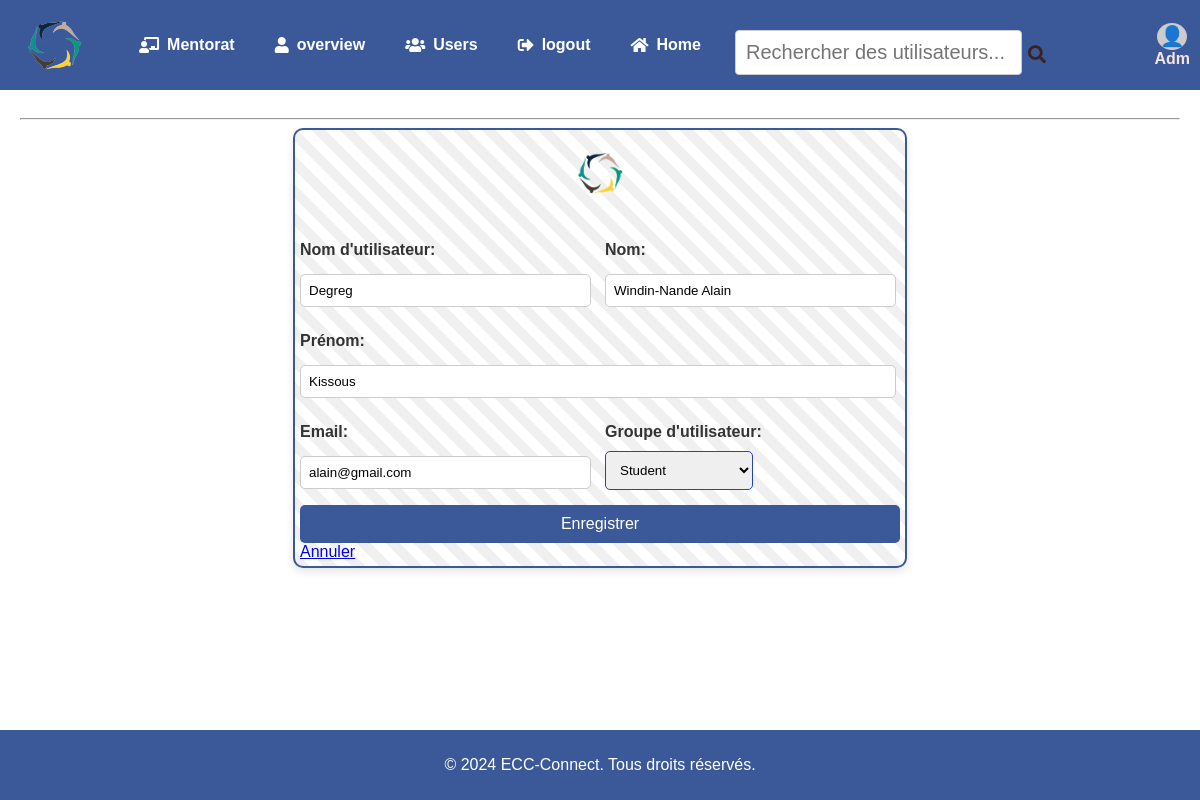
Screenshot of /user/edit/Degreg/ (signed in) with the database file from the repository.
### network/models.py (models this page shows, shortened)
class User(AbstractUser):
    profile_pic = models.ImageField(upload_to='profile_pic/', blank=True, null=True)
    bio = models.TextField(max_length=160, blank=True, null=True)
    cover = models.ImageField(upload_to='covers/', blank=True, null=True)
    user_group = models.CharField(max_length=10,blank=True, null=True)  # Alumni ou Eleve
    nationality = models.CharField(max_length=100, blank=True, null=True)
    promotion = models.CharField(max_length=10, blank=True, null=True)
    graduation_date = models.DateField(blank=True, null=True)
    phone_number = models.CharField(max_length=15, blank=True, null=True)
    major = models.CharField(max_length=50, choices=[
        ('Aide à la Décision', 'Aide à la Décision'),
        ('Énergie', 'Énergie'),
        ('Matériau', 'Matériau'),
        ('Industrie', 'Industrie')
    ], blank=True, null=True)
    option = models.CharField(max_length=50, choices=[
        ('Génie Industriel', 'Génie Industriel'),
        ('Data Science et Digitalisation', 'Data Science et Digitalisation'),
        ('Énergie', 'Énergie')
    ], blank=True, null=True)
    filiere = models.CharField(max_length=100, choices=[
        ('Industrie 4.0', 'Industrie 4.0'),
        ('Ingénierie des Systèmes Complexes', 'Ingénierie des Systèmes Complexes'),
        ('Entreprendre en Afrique', 'Entreprendre en Afrique')
    ], blank=True, null=True)
    email = models.EmailField(blank=True, null=True)
    mentoring_1A = models.BooleanField(default=False)
    mentoring_2A = models.BooleanField(default=False)
    mentoring_3A = models.BooleanField(default=False)
    linkedin = models.URLField(blank=True, null=True)
    other_links = models.URLField(blank=True, null=True)

### network/views.py (the view)
# urls.py: path('user/edit/<str:username>/', views.edit_user, name='edit_user'),
@user_passes_test(admin_required)
def edit_user(request, username):
    user = get_object_or_404(User, username=username)
    if request.method == 'POST':
        form = EditUserForm(request.POST, instance=user)
        if form.is_valid():
            form.save()
            messages.success(request, 'Informations de l\'utilisateur mises à jour avec succès!')
            return redirect('users_list')  # Redirection vers la vue users_list après mise à jour
    else:
        form = EditUserForm(instance=user)
    return render(request, 'network/edit_user.html', {'form': form, 'profile_user': user})

### network/forms.py
class EditUserForm(forms.ModelForm):
    USER_GROUP_CHOICES = [
        ('student', 'Student'),
        ('alumni', 'Alumni'),
    ]
    user_group = forms.ChoiceField(choices=USER_GROUP_CHOICES, widget=forms.Select(attrs={'class': 'config-form-input'}))
    class Meta:
        model = User
        fields = ['username', 'first_name', 'last_name', 'user_group', 'email']
        widgets = {
            'username': forms.TextInput(attrs={'class': 'config-form-input'}),
            'first_name': forms.TextInput(attrs={'class': 'config-form-input'}),
            'last_name': forms.TextInput(attrs={'class': 'config-form-input'}),
            'email': forms.EmailInput(attrs={'class': 'config-form-input'}),
        }

### network/views.py (called while the page is built)
def admin_required(user):
    return user.is_superuser

### network/templates/network/edit_user.html (shortened to what this page needs)
{% extends "network/indexx.html" %}
{% load static %}
{% block content %}
<div class="regist-container">
    <img src="{% static 'network/Images/B.png' %}" alt="Logo" class="regist-logo">
    <form method="post">
        <div class="regist-row">
            <div class="regist-form-group">
                <label for="id_username">Nom d'utilisateur:</label>
                {{ form.username }}
            </div>
            <div class="regist-form-group">
                <label for="id_last_name">Nom:</label>
                {{ form.last_name }}
            </div>
        </div>
        <div class="regist-row">
            <div class="regist-form-group">
                <label for="id_first_name">Prénom:</label>
                {{ form.first_name }}
            </div>
        </div>
        <div class="regist-row">
            <div class="regist-form-group">
                <label for="id_email">Email:</label>
                {{ form.email }}
            </div>
            <div class="regist-form-group">
                <label for="id_user_group">Groupe d'utilisateur:</label>
                {{ form.user_group }}
            </div>
        </div>
        <button type="submit" class="regist-submit">Enregistrer</button>
        <a href="{% url 'full_profile' profile_user.username %}" class="regist-cancel">Annuler</a>
    </form>
</div>
{% endblock %}

### network/templates/network/indexx.html (shortened to what this page needs)
{% load static %}
<!DOCTYPE html>
<html lang="fr">
<head>
    <link rel="stylesheet" href="{% static 'network/styles.css' %}">
    <link rel="stylesheet" href="https://cdnjs.cloudflare.com/ajax/libs/font-awesome/5.15.4/css/all.min.css">
</head>
<body>
    <header>
        {% if user.is_authenticated %}
        <div class="logo-container">
            <img src="{% static 'network/Images/B.png' %}" alt="Logo" class="logo">
        </div>
        <ul class="nav-head">
            <ul class="menu">
                <li><a href="{% url 'mentoring' %}"><i class="fas fa-chalkboard-teacher"></i> Mentorat</a></li>
                <li><a href="{% url 'overview' %}"><i class="fas fa-user"></i>overview</a></li>
                <li><a href="{% url 'users_list' %}"><i class="fas fa-users"></i>Users</a></li>
                <li><a href="{% url 'logout' %}"><i class="fas fa-sign-out-alt"></i> logout</a></li>
                <li><a href="{% url 'indexx' %}"><i class="fas fa-home"></i> Home</a></li>
            </ul>
            <li class="nav-item search-container">
                <form method="GET" action="{% url 'search' %}" class="search-form">
                    <div class="search-div">
                        <input type="text" name="q" id="search-input" placeholder="Rechercher des utilisateurs..." aria-label="Recherche des utilisateurs" class="search-input">
                        <button type="submit" class="search-icon"><i class="fas fa-search"></i></button>
                    </div>
                </form>
            </li>
            {% endif %}
            {% if user.is_authenticated %}
            <li class="nav-profile">
                <a href="{% url 'profile_view' %}" class="nav-link">
                    <div class="profile-info">
                        {% if user.profile_pic %}
                            <img src="{{ user.profile_pic.url }}" alt="{{ user.username }}" class="profile-pic">
                        {% else %}
                            <div class="profile-icon">👤</div>
                        {% endif %}
                        <span class="username">{{ user.username }}</span>
                    </div>
                </a>
            </li>
            {% endif %}
        </ul>
    </header>
    <div class="container">
        <main class="main-content" id="main-content">
            <hr>
            <div id="dynamic-content">
                {% block content %}
                {% endblock %}
            </div>
        </main>
    </div>
    <footer>
        <p>&copy; 2024  ECC-Connect. Tous droits réservés.</p>
    </footer>
</body>
</html>

### network/static/network/styles.css (style rules this page uses)
html, body { margin: 0; padding: 0; font-family: Arial, sans-serif; height: 100%; }
body { display: flex; flex-direction: column; min-height: 100vh; margin: 0; background-image: url('/static/network/Images/ECC-bg.png'); background-size: cover; background-repeat: no-repeat; }
.main-content { flex: 1; padding: 20px; box-sizing: border-box; overflow-y: auto; }
header { background-color: #3b5998; display: flex; justify-content: space-between; align-items: center; color: white; }
.container { display: flex; height: calc(100vh - 60px); }
footer { background-color: #3b5998; color: white; text-align: center; padding: 10px 0; width: 100%; position: relative; bottom: 0; left: 0; display: none; }
.logo-container { display: flex; flex-direction: column; align-items: center; margin-bottom: 0; overflow: hidden; }
.logo { width: 120px; height: 90px; object-fit: cover; margin: 0; }
main { flex: 1; }
.nav-head { list-style: none; margin: 0; padding: 0; display: flex; align-items: center; width: 100%; justify-content: space-between; height: 45px; background-color: #3b5998; }
.menu { list-style: none; display: flex; margin: 0; padding: 0; transition: all 0.3s ease; height: 100%; }
.menu li { margin-left: 20px; }
.menu a { color: white; text-decoration: none; font-weight: bold; display: flex; align-items: center; height: 100%; padding: 0 10px; font-size: 1rem; }
.menu a i { margin-right: 8px; font-size: 16px; }
.search-container { flex: 1; margin-left: 20px; height: 100%; display: flex; align-items: center; }
.search-form { display: flex; align-items: center; height: 100%; }
.search-div { display: flex; border-radius: 5px; padding: 4px; }
.search-input { border: none; outline: none; padding: 5px; font-size: 20px; }
.search-icon { background: none; border: none; cursor: pointer; font-size: 18px; color: #3d2121; }
.nav-profile { list-style: none; margin: 0; padding: 0; height: 100%; }
.nav-link { display: flex; align-items: center; text-decoration: none; padding: 0 10px; color: #b68282; height: 100%; transition: background-color 0.3s ease; }
.profile-info { display: flex; flex-direction: column; align-items: center; justify-content: center; height: 100%; }
.profile-icon { width: 30px; height: 30px; border-radius: 50%; background-color: #ccc; display: flex; align-items: center; justify-content: center; font-size: 20px; margin-bottom: 0; }
.username { font-size: 16px; font-weight: bold; color: #f6e2e2; }
form { margin-top: 20px; }
form label { display: block; margin: 10px 0 5px; }
form input[type="text"], form input[type="email"], form input[type="password"], form textarea { width: 60; padding: 10px; margin: 5px 0 10px; border: 1px solid #ccc; border-radius: 4px; }
form button { background-color: #28a745; }
.config-form-input, .config-form-select, .config-form-textarea { width: 50%; padding: 10px; margin-bottom: 10px; border: 1.2px solid #2644b9; border-radius: 5px; }
.regist-container { max-width: 600px; margin: auto; padding: 5px; border: 2px solid #3b5998; border-radius: 10px; background: repeating-linear-gradient( 45deg, #f0f0f0, #f0f0f0 10px, #ffffff 10px, #ffffff 20px ); box-shadow: 0 4px 8px rgba(0, 0, 0, 0.1); }
.regist-logo { display: block; margin: 0 auto 5px; max-width: 150px; transition: transform 0.3s; }
.regist-row { display: flex; justify-content: space-between; margin-bottom: 5px; }
.regist-form-group { flex: 1; margin-right: 10px; }
.regist-form-group:last-child { margin-right: 0; }
.regist-form-group label { display: block; margin-bottom: 10px; font-weight: bold; color: #333; }
.regist-form-group input[type="text"], .regist-form-group input[type="password"], .regist-form-group input[type="email"] { width: calc(100% - 22px); padding: 8px; border: 1px solid #ccc; border-radius: 5px; transition: border-color 0.3s, box-shadow 0.3s; }
.regist-submit { display: block; width: 100%; padding: 10px; background-color: #3b5998; border: none; border-radius: 5px; color: white; font-size: 16px; cursor: pointer; transition: background-color 0.3s, box-shadow 0.3s; }

### rows the page displays
User: username "Adm"
User: username "Degreg", last_name "Windin-Nande Alain", first_name "Kissous", email "alain@gmail.com", user_group "Student"
